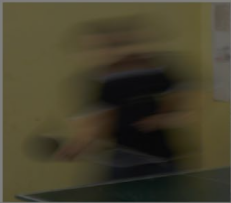
#> input picture source/man_dark.png, 231 x 203 px, found by its file name
$ python trash.py
#> lines starting #> are read from the running program, lines starting #| are printed output that depends on the picture; after the words box and inside, x2 and y2 are one past the last pixel; in counts of white or black regions, pixels touching at a corner belong together
import cv2 as cv
import numpy as np
from matplotlib import pyplot as plt

image = cv.imread('man_dark.png')
#> image is the input picture: shape (203, 231, 3); mean B, G, R 45.3, 64.7, 69.3

gray = cv.cvtColor(image, cv.COLOR_BGR2GRAY)
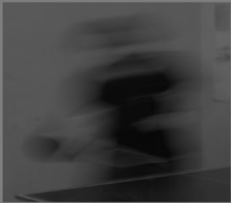
#> gray: shape (203, 231); min 7, max 127, mean 63.8
blurred = cv.GaussianBlur(gray, (5, 5), 0)

# img = cv.medianBlur(img,5)
th2 = cv.adaptiveThreshold(blurred,255,cv.ADAPTIVE_THRESH_MEAN_C,\
            cv.THRESH_BINARY,11,2)
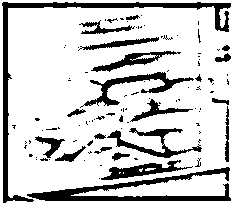
#> th2: shape (203, 231); 79.5% white; 101 black regions (77 under 20 px), largest, box (x1, y1, x2, y2) and area: (2, 2, 231, 203) 2405, (27, 167, 231, 201) 1955, (80, 72, 194, 108) 912
th3 = cv.adaptiveThreshold(blurred,255,cv.ADAPTIVE_THRESH_GAUSSIAN_C,\
            cv.THRESH_BINARY,11,2)
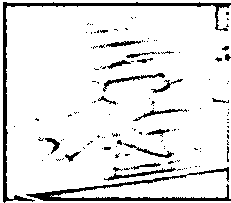
#> th3: shape (203, 231); 89.6% white; 126 black regions (103 under 20 px), largest, box (x1, y1, x2, y2) and area: (3, 2, 231, 203) 1620, (26, 167, 231, 201) 1297, (104, 167, 176, 181) 213
titles = ['Original Image', 'Adaptive Mean Thresholding', 'Adaptive Gaussian Thresholding']
images = [blurred, th2, th3]
for i in range(3):
    plt.subplot(2,2,i+1),plt.imshow(images[i],'gray')
    plt.title(titles[i])
    plt.xticks([]),plt.yticks([])
plt.show()
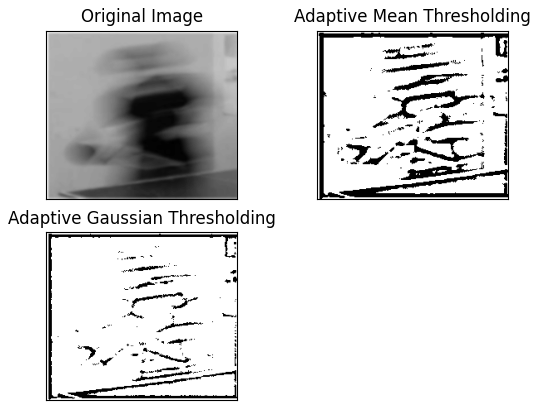
#> figure drawn by matplotlib, 3 panels

$ run again, with source/bb.png copied over source/man_dark.png
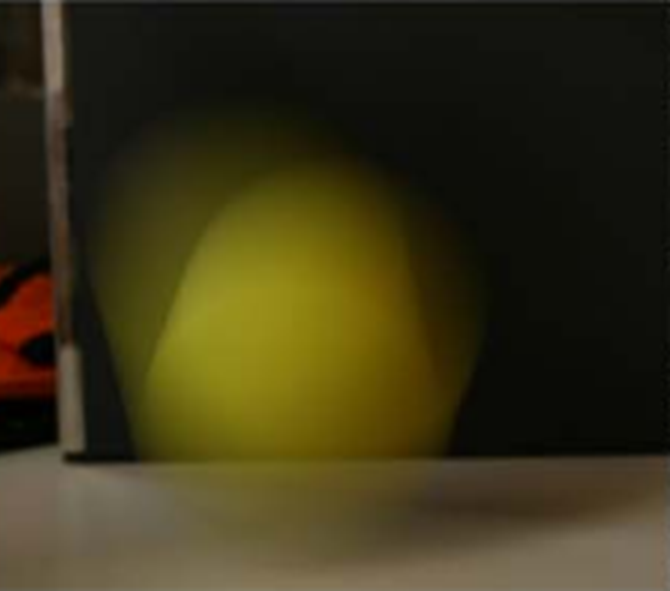
#> input picture source/bb.png, 670 x 591 px, found by its file name
#> image is the input picture: shape (591, 670, 3); mean B, G, R 23.6, 51.7, 58.2
#> `th2 = cv.adaptiveThreshold(blurred,255,cv.ADAPTIVE_THRESH_MEAN_C,\ cv...`:
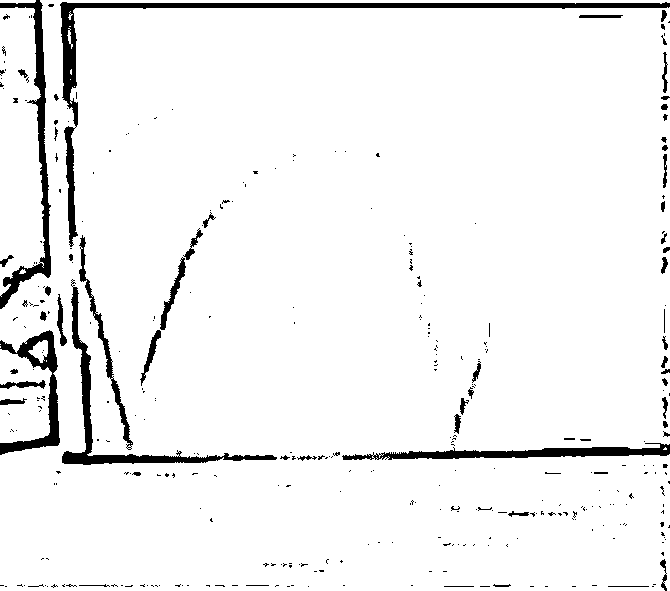
#> th2: shape (591, 670); 94.8% white; 348 black regions (285 under 20 px), largest, box (x1, y1, x2, y2) and area: (60, 2, 670, 247) 5051, (0, 0, 51, 309) 2735, (62, 279, 277, 465) 2717
#> th3: shape (591, 670); 97.6% white; 191 black regions (152 under 20 px), largest, box (x1, y1, x2, y2) and area: (61, 3, 670, 96) 2775, (412, 448, 668, 459) 1073, (62, 451, 192, 465) 785
#> `plt.show()`:
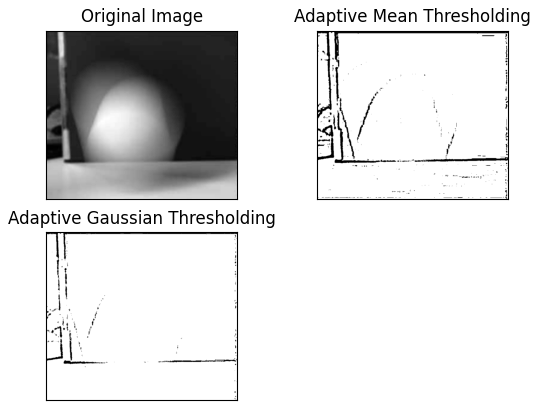
#> figure drawn by matplotlib, 3 panels
